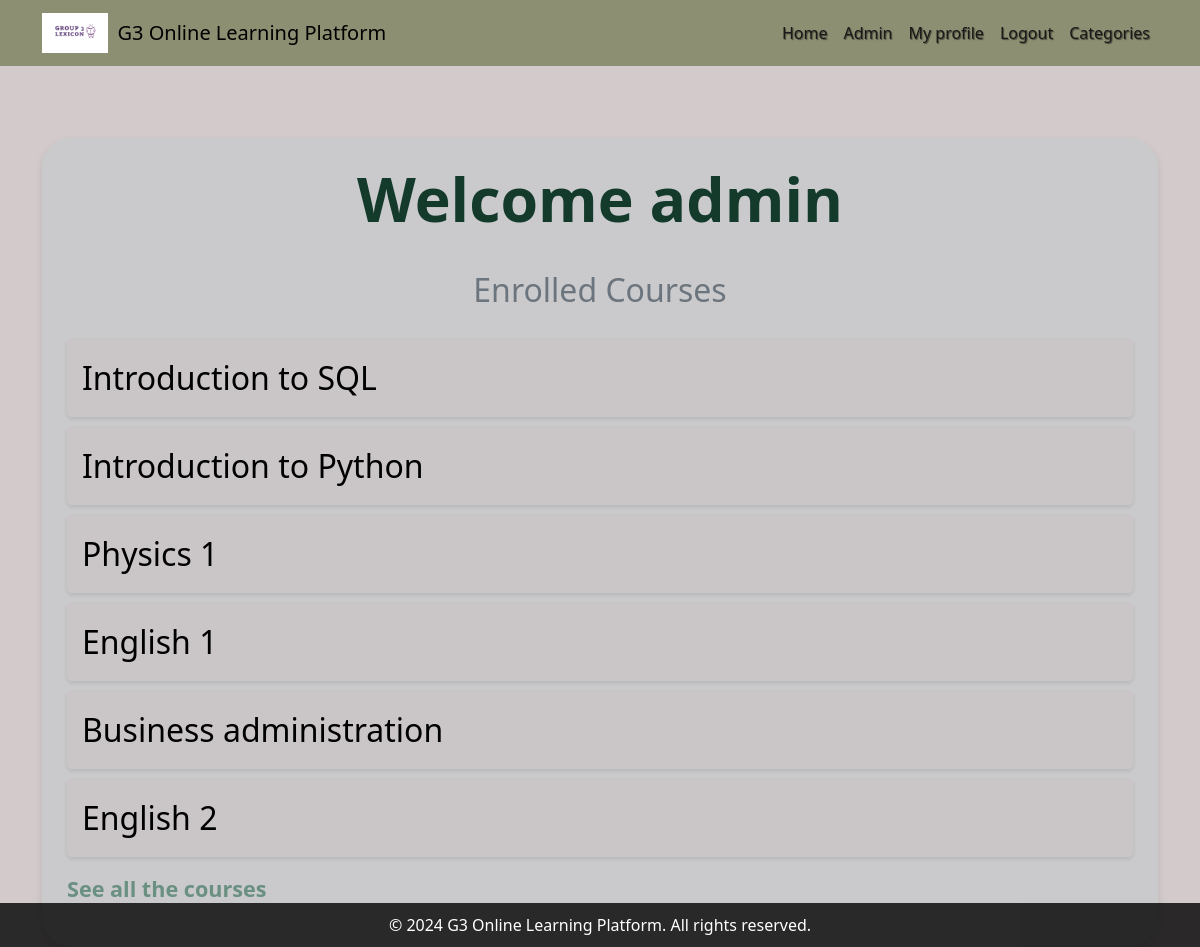
The page /main_app/profile/ (signed in) on the database its author committed.
### main_app/models.py (models this page shows, shortened)
class UserCourse(models.Model):
    user = models.ForeignKey(User, on_delete=models.CASCADE)
    course = models.ForeignKey(Course, on_delete=models.CASCADE)
    class Meta:
        unique_together = ('user', 'course')

class Course(models.Model):
    id = models.IntegerField(primary_key=True)
    title = models.CharField(max_length=200)
    description = models.TextField()
    video_link = models.URLField(max_length=200, blank=True, null=True)
    release_date = models.DateField()
    category = models.ForeignKey(Category, on_delete=models.CASCADE, null=True, blank=True)
    teacher = models.ForeignKey(Teacher, on_delete=models.CASCADE)

### main_app/views.py (the view)
# urls.py: path('profile/', views.profile, name='profile'),
@login_required
def profile(request):
    enrolled_courses = UserCourse.objects.filter(user=request.user)
    return render(request, 'main_app/profile.html', {'user': request.user, 'enrolled_courses': enrolled_courses})

### main_app/templates/main_app/profile.html (shortened to what this page needs)
{% extends "main_app/base.html" %}
{% block body_block %}
<br><br><br>
<div class="container-profile">
    <h1>Welcome {{ user.username }}</h1>
    <h2>Enrolled Courses</h2>
    <ul>
        {% for user_course in enrolled_courses %}
            <li>
                <a href="{% url 'course_page' user_course.course.id %}">{{ user_course.course.title }}</a>
            </li>
        {% endfor %}
    </ul>
    <div class="item">
        <p><a href="{% url 'categories' %}">See all the courses</a></p>
    </div>
</div>
{% endblock %}

### main_app/static/images/styling.css (style rules this page uses)
body { background-size: cover; background-attachment: fixed; background-position: center; background-repeat: no-repeat; }
body { background-color: rgba(201, 191, 191, 0.801) }
.item a { text-decoration: none; color: #497a0876; font-weight: bold; }

### main_app/templates/main_app/profile.html (style rules this page uses)
body { background-color: rgba(201, 191, 191, 0.801) }
.item a { text-decoration: none; color: #497a0876; font-weight: bold; }
.container-profile { margin-top: 0px; background: #c6c9cca1; padding: 25px; border-radius: 30px; box-shadow: 0 4px 8px rgba(0, 0, 0, 0.1); }
.container-profile h1 { font-size: 3.8rem; color: #133a2b; margin-bottom: 35px; text-align: center; font-weight: bold; }
.container-profile h2 { font-size: 2rem; color: #6c757d; margin-bottom: 30px; text-align: center; }
.container-profile ul { list-style-type: none; padding: 0; }
.container-profile ul li { background: #cac2c29f; margin: 10px 0; border-radius: 5px; box-shadow: 0 2px 4px rgba(0, 0, 0, 0.1); transition: transform 0.3s, box-shadow 0.3s; }
.container-profile ul li a { display: block; padding: 15px; color: black; text-decoration: none; font-size: 2.0rem; border-radius: 5px; transition: color 0.3s; }
.container-profile p a { color: #21644a91; text-decoration: none; font-size: 1.35rem; font-weight: bold; transition: color 0.3s; }

### rows shown on the page
UserCourse: course "Introduction to SQL"
UserCourse: course "Introduction to Python"
UserCourse: course "Physics 1"
UserCourse: course "English 1"
UserCourse: course "Business administration"
UserCourse: course "English 2"

### other values the page prints
{{ user.username }} "admin"
